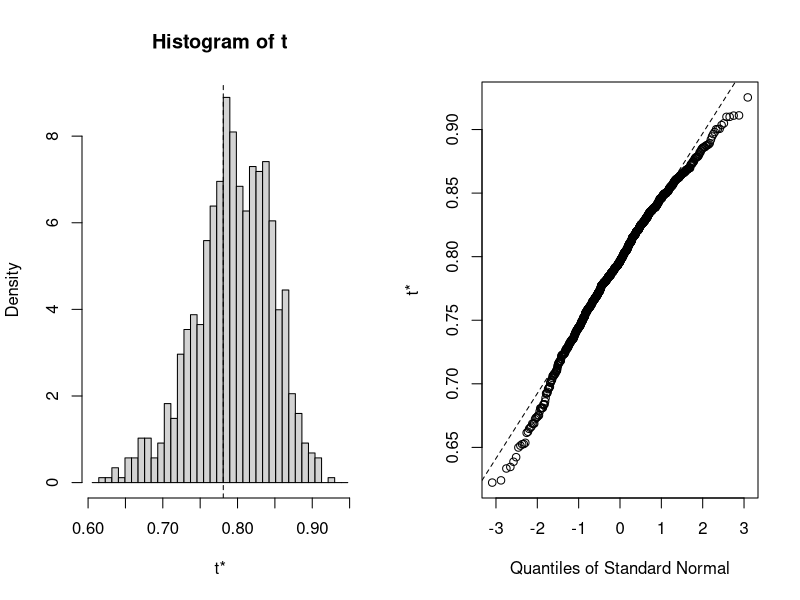

Write the R code that produced this figure.
##p265_1
library(coin)
score<-c(40,57,45,55,58,57,64,55,62,65)
treatment<-factor(c(rep("A",5),rep("B",5)))
mydata<-data.frame(treatment,score)
t.test(score~treatment,data=mydata,var.equal=TRUE)
oneway_test(score~treatment,data=mydata,distribution="exact")

##p265_3
library(multcomp)
set.seed(1234)
oneway_test(response~trt,data=cholesterol,
            distribution=approximate(B=9999))

##p274
rsq<-function(formula,data,indices){
  d<-data[indices,]
  fit<-lm(formula,data=d)
  return(summary(fit)$r.square)
}
library(boot)
set.seed(1234)
results<-boot(data=mtcars,statistic=rsq,
              R=1000,formula=mpg~wt+disp)
print(results)
plot(results)
boot.ci(results,type=c("perc","bca"))
